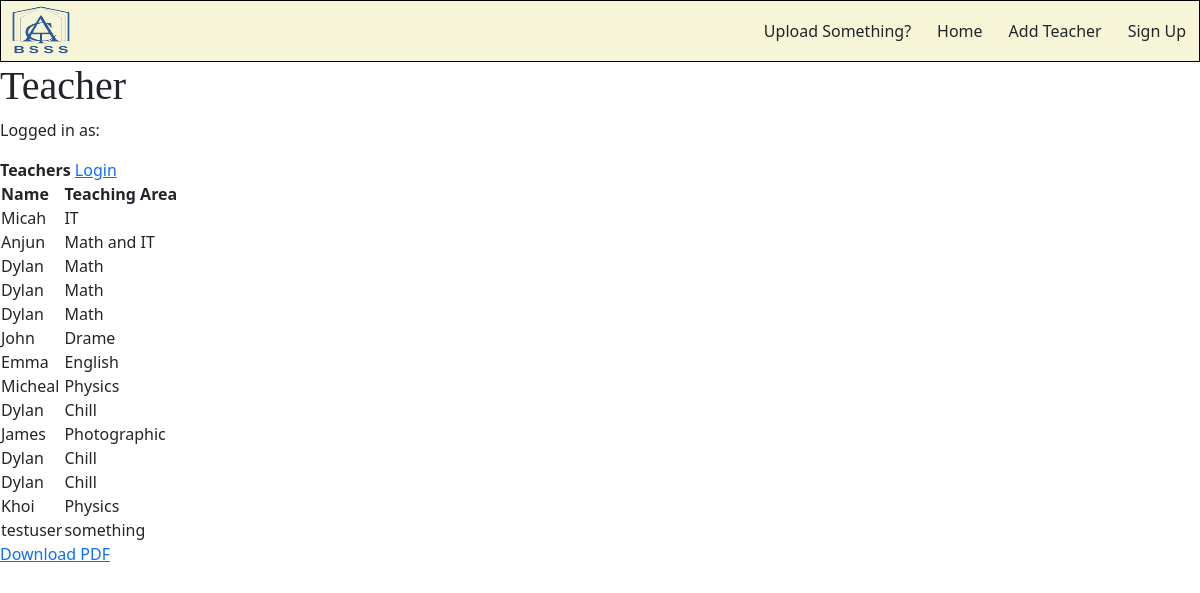
The page / on the database its author committed.
### MyApp1/models.py (models this page shows)
class teacher(models.Model):
    Name = models.CharField(max_length=25)
    Area = models.CharField(max_length=30)

### MyApp1/views.py (the view)
# urls.py: path('', MyApp1.views.index, name='index'),
def index(request):
    teach = teacher.objects.all()
    return render(request, "MyApp1/index.html", {'content' : teach})

### MyApp1/templates/MyApp1/index.html (shortened to what this page needs)
{% load static %}
<link href="https://cdn.jsdelivr.net/npm/bootstrap@5.0.0-beta2/dist/css/bootstrap.min.css" rel="stylesheet"
>
<link href="{% static 'css/site.css' %}" rel="stylesheet">
<nav class="navbar navbar-expand-lg">
    <a class="navbar-brand" href="#"><img class="logo" src="{% static 'images/logo.png' %}" alt="logo"></a>
    <div class="collapse navbar-collapse" id="navbarNavAltMarkup">
        <div class="navbar-nav ms-auto">
            <a class="btn" href="{% url 'upload' %}">Upload Something? </a>
            <a class="btn" href="{% url 'home' %}">Home</a>
            <a class="btn" href="{% url 'input' %}"> Add Teacher</a>
            <a class="btn" href="{% url 'register' %}"> Sign Up</a>
        </div>
    </div>
</nav>
<h1 class="title1">Teacher</h1>
<html>
<body>
    <p>Logged in as: {{request.user.username}} </p>
    <strong>Teachers</strong>
    {% if user.is_authenticated %}
    <p>Hello, {{user.username}}</p>
    <form  method="post" action="{% url 'logout' %}">
        {% csrf_token %}
        <button type="submit">Logout</button>
    </form>
    {% else %}
    <a href="{% url 'login' %}"> Login </a>
    {% endif %}
    {% if content %}
    <table>
        <tr>
            <th> Name </th>
            <th>Teaching Area</th>
        </tr>
        {% for teach in content%}
        <tr>
            <td>{{teach.Name}}</td>
            <td>{{teach.Area}}</td>
        </tr>
        {% endfor %}
    </table>
    {% else %}
    <strong>No data!!</strong>
    {% endif %}
    <p><a href="{% url 'report'%}">Download PDF</a></p>
</body>
</html>

### MyApp1/static/css/site.css (style rules this page uses)
.navbar { background-color: #F6F5D7; margin: 0%; padding: 0%; border: 1px solid rgb(0, 0, 0); position: relative; top: 0px; width: 100%; }
.title1 { font-family: 'sans-serif'; }
.logo { height: 50px; width: 80px; }

### rows shown on the page
teacher: Name "Micah", Area "IT"
teacher: Name "Anjun", Area "Math and IT"
teacher: Name "Dylan", Area "Math"
teacher: Name "Dylan", Area "Math"
teacher: Name "Dylan", Area "Math"
teacher: Name "John", Area "Drame"
teacher: Name "Emma", Area "English"
teacher: Name "Micheal", Area "Physics"
teacher: Name "Dylan", Area "Chill"
teacher: Name "James", Area "Photographic"
teacher: Name "Dylan", Area "Chill"
teacher: Name "Dylan", Area "Chill"
teacher: Name "Khoi", Area "Physics"
teacher: Name "testuser", Area "something"
